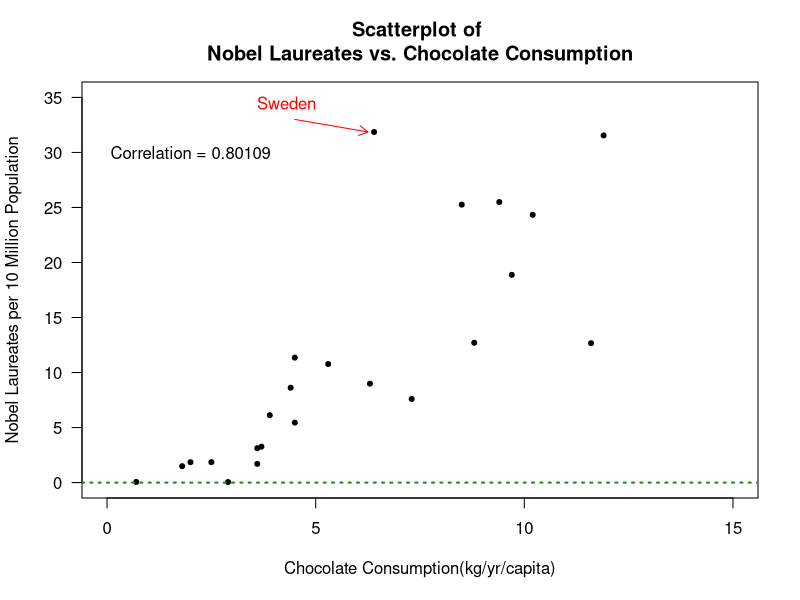
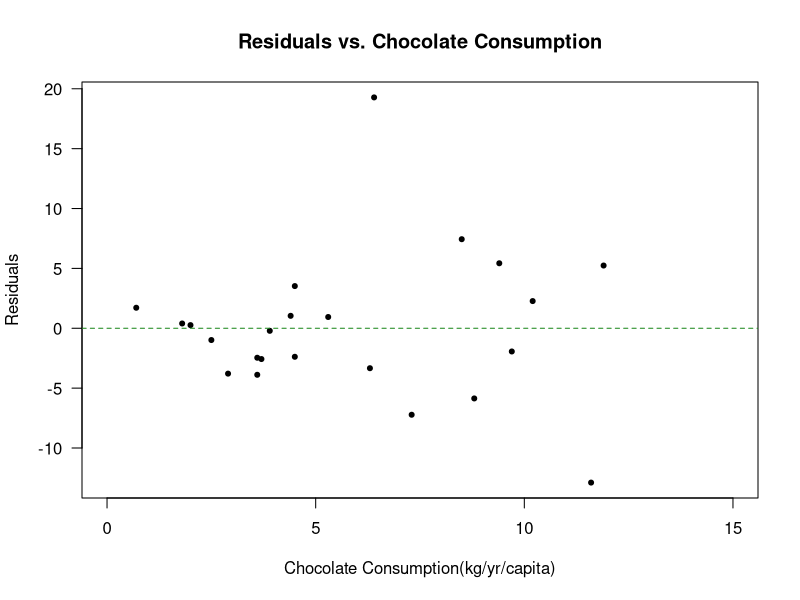
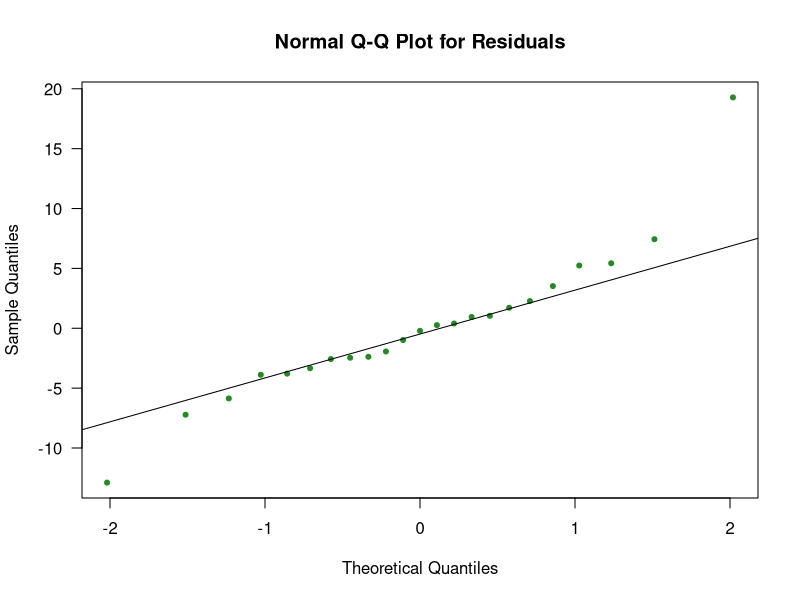
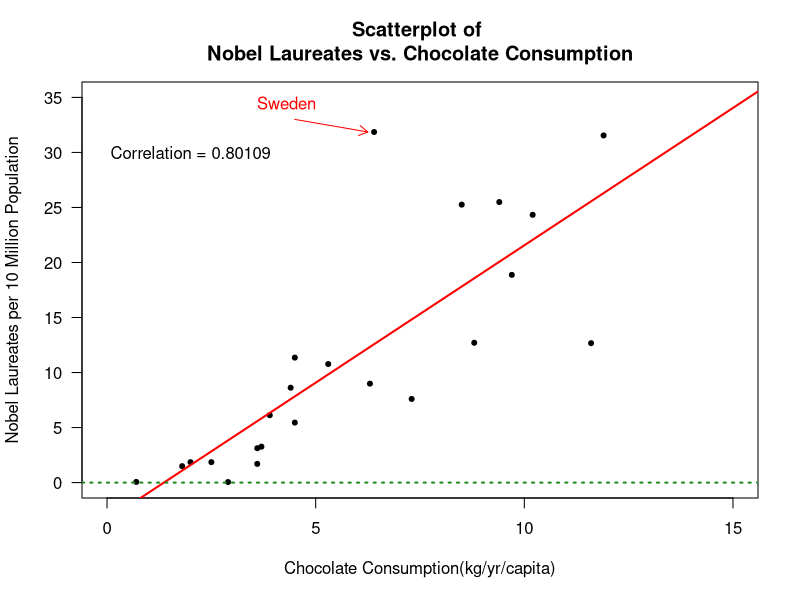

Reproduce these figures in R, in order.
#########################
#         HW 4          # 
#########################


# SDGB 7844: Statistical Methods and Computation I
# Sumi Choudhury

x <- read.table("nobel_chocolate.txt", header = T, sep = ",") # read the data file
View(x)
dim(x) # rows and columns
colnames(x) # obtain variable names

head(x) # check the first six rows of data
tail(x) # check the last six rows of data

# check missing data
nrow(x)
length(complete.cases(x)) 

# extract the 3 columns: country, nobel_rate, chocolate_con
data.temp <- x[,-(4:24)] 
dim(data.temp) # rows X columns
head(data.temp) # check the first six rows of table
tail(data.temp) # check the last six rows of table

x <- data.temp # replace x with data.temp
rm(data.temp)

colnames(x) <- c("Country", "Nobel_Laureates", "Chocolate_Consumption") # change the column names
colnames(x)

# compute correlation between Nobel Laureates and Chocolate Consumption
cor.Choc_NL <- cor(x$Chocolate_Consumption, x$Nobel_Laureates, use = "complete.obs")  
cor.Choc_NL

# construct scatterplot
plot(x$Chocolate_Consumption, x$Nobel_Laureates, las = T, 
     main = "Scatterplot of \nNobel Laureates vs. Chocolate Consumption",
     xlab = "Chocolate Consumption(kg/yr/capita)", ylab = "Nobel Laureates per 10 Million Population", pch =20,
     xlim = c(0,15), ylim = c(0,35))

# label Sweden on the plot with arrow and text
arrows(4.5,33, 6.25, 31.857, length = 0.1, col = "red") 
text(4.3,34.5, labels = "Sweden", col = "red")

# add the correlation to the scatterplot
text(2,30, labels = paste("Correlation =", round(cor(x$Chocolate_Consumption, x$Nobel_Laureates, use = "complete.obs"),
                                                 digits = 5)))
abline(h=0, lty = 3, col ="forestgreen", lwd = 2) # add a line to the zero point on y-axis


# linear regression of Nobel Laureates and Chocolate Consumption
lm.x <- lm(x$Nobel_Laureates ~ x$Chocolate_Consumption)
lm.x
names(lm.x)


# check the asssumptions
# construct the residual vs. Chocolate_Consumption plot
plot(x$Chocolate_Consumption, lm.x$residuals, las = T, main = "Residuals vs. Chocolate Consumption", 
     xlab ="Chocolate Consumption(kg/yr/capita)", ylab ="Residuals", pch =20, xlim= c(0,15) )
abline(h=0, col = "forestgreen", lty = 2)

# construct the Q-Q plot for residuals 
qqnorm(lm.x$residuals, las = T, main = "Normal Q-Q Plot for Residuals", pch = 20, col = "forestgreen")
qqline(lm.x$residuals)

# use linear regression summary for hypothesis test 
summary(lm.x)
# anova(lm.x) alternative formula


# add the regression line to the scatterplot
plot(x$Chocolate_Consumption, x$Nobel_Laureates, las = T, 
     main = "Scatterplot of \nNobel Laureates vs. Chocolate Consumption",
     xlab = "Chocolate Consumption(kg/yr/capita)", ylab = "Nobel Laureates per 10 Million Population", pch =20,
     xlim = c(0,15), ylim = c(0,35))
abline(coef(lm.x), col = "red", lwd = 2) # add a regression line

# label Sweden on the plot with arrow and text
arrows(4.5,33, 6.25, 31.857, length = 0.1, col = "red") 
text(4.3,34.5, labels = "Sweden", col = "red")

# add the correlation to the scatterplot
text(2,30, labels = paste("Correlation =", round(cor(x$Chocolate_Consumption, x$Nobel_Laureates, use = "complete.obs"),
                                                 digits = 5)))
abline(h=0, lty = 3, col ="forestgreen", lwd = 2) # add a line to the zero point on y-axis


num <- which(x$Country == "Sweden") # find out the row number of Sweden
num

# predict the expected value for Sweden
fitted.values(lm.x)[num]

# the residual of Sweden
lm.x$residuals[num]
